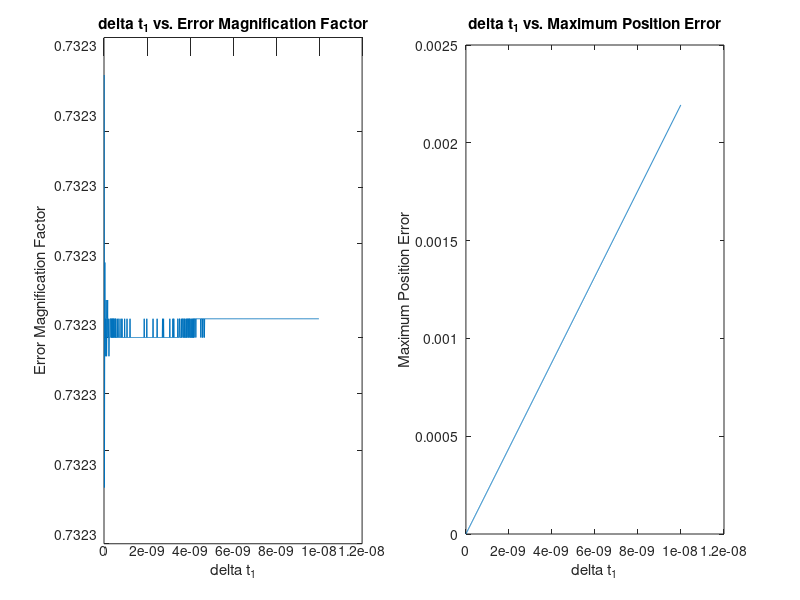

MATLAB code to generate this figure:
% Project 2 Part 4

clear all;

%--------------------------------------------------------------------------
%                             Define values
%--------------------------------------------------------------------------


c=299792.458;

x = 0;
y = 0;
z = 6370;
d = 0;

%     x = 0;
%     y = 0;
%     z = 6370;
%     d = 0.0001;

    rho=26570;
    
    
    %%%%%%% Bunched %%%%%%%%
    
%     phi1=1/2*pi/2
%     phi2=phi1+phi1*rand()*(5/100)
%     phi3=phi1+phi1*rand()*(5/100)
%     phi4=phi1+phi1*rand()*(5/100)
% 
%     theta1=1/2*2*pi
%     theta2=theta1+theta1*rand()*5/100
%     theta3=theta1+theta1*rand()*5/100
%     theta4=theta1+theta1*rand()*5/100
    
    %%%%%% Unbunched %%%%%%
    phi1=1/4*pi/2*abs(rand())
    phi2=1/4*pi/2*abs(rand())+2/4*pi/2
    phi3=1/4*pi/2*abs(rand())+1/4*pi/2
    phi4=1/4*pi/2*abs(rand())+3/4*pi/2

    theta1=1/4*2*pi*abs(rand())
    theta2=1/4*2*pi*abs(rand())+2*pi*1/4
    theta3=1/4*2*pi*abs(rand())+2*pi*2/4
    theta4=1/4*2*pi*abs(rand())+2*pi*3/4

    
    
    A1=rho*cos(phi1)*cos(theta1);
    A2=rho*cos(phi2)*cos(theta2);
    A3=rho*cos(phi3)*cos(theta3);
    A4=rho*cos(phi4)*cos(theta4);
    
    B1=rho*cos(phi1)*sin(theta1);
    B2=rho*cos(phi2)*sin(theta2);
    B3=rho*cos(phi3)*sin(theta3);
    B4=rho*cos(phi4)*sin(theta4);
    
    C1=rho*sin(theta1);
    C2=rho*sin(theta2);
    C3=rho*sin(theta3);
    C4=rho*sin(theta4);
    
    R1=sqrt(A1^2+B1^2+(C1-6370)^2);
    R2=sqrt(A2^2+B2^2+(C2-6370)^2);
    R3=sqrt(A3^2+B3^2+(C3-6370)^2);
    R4=sqrt(A4^2+B4^2+(C4-6370)^2);
    
    
    t1=d+R1/c;
    t2=d+R2/c;
    t3=d+R3/c;
    t4=d+R4/c;
   
    
%--------------------------------------------------------------------------    
    
    
told=t1;

plotpoints=1000; %number of points plotted


    for run=1:plotpoints
    
    xxaxis(run,1)=t1-told;
    
%--------------------------------------------------------------------------
%                      Multivariate Newton's Method
%--------------------------------------------------------------------------
x = 0;
y = 0;
z = 6370;

num=20;     % the number of times Newton's method will be run

for i=1:num
 
F1 = ((x-A1)^2+(y-B1)^2+(z-C1)^2)-(c*(t1-d))^2;
F2 = ((x-A2)^2+(y-B2)^2+(z-C2)^2)-(c*(t2-d))^2;
F3 = ((x-A3)^2+(y-B3)^2+(z-C3)^2)-(c*(t3-d))^2;
F4 = ((x-A4)^2+(y-B4)^2+(z-C4)^2)-(c*(t4-d))^2;

Re = [2*(x-A1), 2*(y-B1), 2*(z-C1), 2*(c*(t1-d))*c, 1, 0, 0, 0;...
      2*(x-A2), 2*(y-B2), 2*(z-C2), 2*(c*(t2-d))*c, 0, 1, 0, 0;...
      2*(x-A3), 2*(y-B3), 2*(z-C3), 2*(c*(t3-d))*c, 0, 0, 1, 0;...
      2*(x-A4), 2*(y-B4), 2*(z-C4), 2*(c*(t4-d))*c, 0, 0, 0, 1];

%-----------------------Gaussian Elimination-------------------------------
  
for col=1:3;
    for row=1+col:4;
        Re(col,:)=Re(col,:)./Re(col,col);
        Re(row,:)=Re(row,:) - Re(row,col)*Re(col,:);
    end
end

Re(4,:)=Re(4,:)/Re(4,4);

for col=4:-1:2
    for row=col-1:-1:1
        Re(row,:)=Re(row,:)-Re(row,col)*Re(col,:);
    end
end

%--------------------------------------------------------------------------

Rinv=Re(:,5:8);

%Outputs from Newton's Method

v = [x,y,z,d]' - Rinv*[F1,F2,F3,F4]';
   

x=v(1);
y=v(2);
z=v(3);
d=v(4);

end



if run==1;
    xold=v(1);
    yold=v(2);
    zold=v(3);
    dold=v(4);
end

if run~=1;
    xnew(run-1,:)=v(1);
    ynew(run-1,:)=v(2);
    znew(run-1,:)=v(3);
    dnew(run-1,:)=v(4);
    
    maximum_position_error(run,:)=max([abs(xnew(run-1,:)-xold),abs(ynew(run-1,:)-yold),abs(znew(run-1,:)-zold)]);
    
    error_magnification_factor(run,:)=maximum_position_error(run,:)/(c*xxaxis(run,1));
end
%--------------------------------------------------------------------------

t1=t1+10^(-11);

    end %end of run

%-------------- Making data of error magnification factor -----------------
    
maximum_position_error(1,:)=0;
error_magnification_factor(1,:)=0;

%--------------------------------------------------------------------------


%       Plot delta ti vs. error magnification factor
figure(1)
subplot(1,2,1)
plot(xxaxis(2:end),error_magnification_factor(2:end));

xlabel('delta t_1');
ylabel('Error Magnification Factor');

title('delta t_1 vs. Error Magnification Factor')

%       Plot delta ti vs. error magnification factor
subplot(1,2,2)
plot(xxaxis,maximum_position_error);

xlabel('delta t_1');
ylabel('Maximum Position Error');

title('delta t_1 vs. Maximum Position Error')